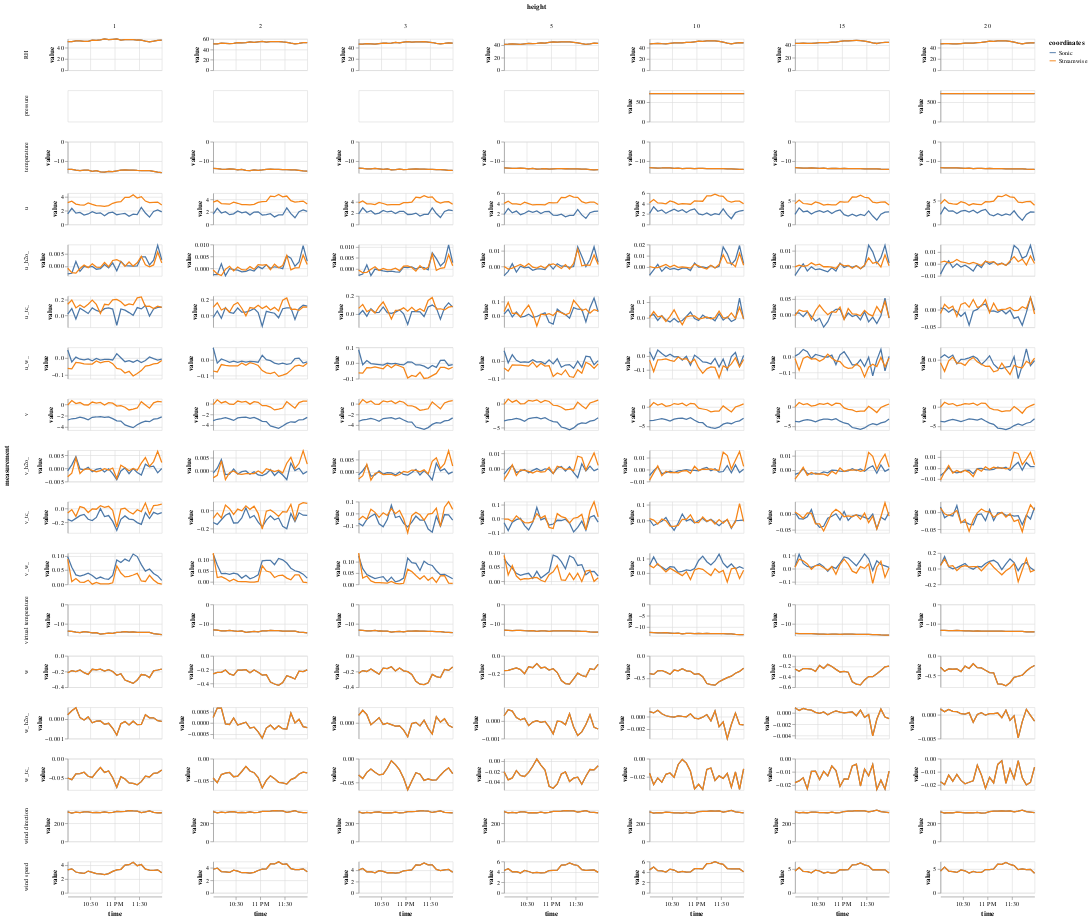

This figure's notebook cell:
### Markdown cell above
### Examine changes to dataset

### Code cell
alt.Chart(
    pd.concat([
        tidy_df.assign(coordinates='Sonic'),
        tidy_streamwise_df.assign(coordinates='Streamwise')
    ])
).transform_filter(
    alt.FieldOneOfPredicate('height', [1,2,3,5,10,15,20]) # limite to measurements at sonic heights
).mark_line().encode(
    alt.X('time:T'),
    alt.Y('value:Q'),
    alt.Color('coordinates:N')
).properties(
    width=150,
    height=50
).facet(
    column = 'height:O',
    row = 'measurement'
).resolve_scale(y='independent')

### Figure 1 — Vega-Lite specification as saved in the notebook (floating-point values rounded to 4 significant figures; data arrays with more than 128 entries replaced by an {"elided": "..."} marker saying what was removed)
{"config": {"view": {"continuousWidth": 400, "continuousHeight": 300}}, "data": {"name": "data-fd29b4726d7c0e408ae2d4e7483b98ac"}, "facet": {"column": {"field": "height", "type": "ordinal"}, "row": {"field": "measurement", "type": "nominal"}}, "spec": {"mark": "line", "encoding": {"color": {"field": "coordinates", "type": "nominal"}, "x": {"field": "time", "type": "temporal"}, "y": {"field": "value", "type": "quantitative"}}, "height": 50, "transform": [{"filter": {"field": "height", "oneOf": [1, 2, 3, 5, 10, 15, 20]}}], "width": 150}, "resolve": {"scale": {"y": "independent"}}, "$schema": "https://vega.github.io/schema/vega-lite/v4.17.0.json", "datasets": {"data-fd29b4726d7c0e408ae2d4e7483b98ac": {"elided": "6864 records"}}}
